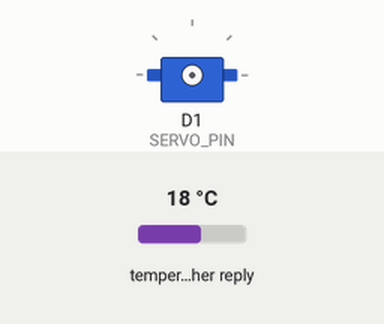
This sketch was run on a simulated ESP8266 (NodeMCU). Shown: servo. The inputs (shaded band) are chosen by the test bench; at power-on: temperature in the weather reply 18 °C. WiFi joins after 1.5 s; servers stay silent unless stated; storage starts empty; EEPROM starts erased; web services answer with replies made up by the test bench; what the sketch prints to the serial monitor is not drawn. At 29.2 s the program puts the board to deep sleep or switches it off; the recording ends there.

Above: at 0.1 s.
At 3.9 s:
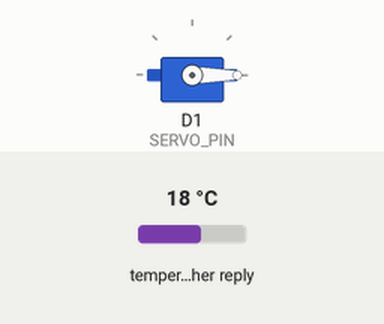
Timing chart, 0 to 5.4 s (numbered marks = the images above):
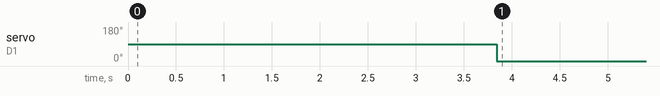

Measured:
- by itself, servo on D1 (SERVO_PIN): 90° → 0° at 3.8 s

The sketch:

autoblinds.ino
```cpp
/* Automatic Blind Turner Project
 *  8/24/2021   David Cheng
 *  Description: ESP8266 hourly checks weather with WiFi
 *               and adjusts blind position accordingly.
 *
 *  Inspired by Kevin Darrah's trigBoard OpenWeather Project "Clear Skies"
 *  http://kevindarrah.com/micro/Pusher/trigBoardOpenWeather.zip
 */


// Includes - may not all be needed
#include <FS.h>                   //this needs to be first, or it all crashes and burns...
#include <ESP8266WiFi.h>          //https://github.com/esp8266/Arduino
#include <DNSServer.h>
#include <ESP8266WebServer.h>
#include <WiFiManager.h>          //https://github.com/tzapu/WiFiManager
#include <ESP8266HTTPClient.h>
#include <WiFiClientSecure.h>
#include <ArduinoJson.h>          //https://github.com/bblanchon/ArduinoJson
#include <ESP8266mDNS.h>
#include <WiFiUdp.h>
#include <ArduinoOTA.h>
#include <EEPROM.h>
#include <Servo.h>

Servo myservo;

// PINS
#define SERVO_PIN 5
#define D0 16

// FUNCTIONS
void readFile();
void getWeather();
void saveConfigCallback();
boolean WiFiConnection();
void adjustServo();

//globals for credentials
char zipCode[10]= "yourzip";
char apiKey[40] = "yourapi";

String weatherCondition = "";
char timeOfDay;

//flag for saving data
bool shouldSaveConfig = false;

void setup()
{
  Serial.begin(115200); //debug
  pinMode(D0, WAKEUP_PULLUP); // connect D0 to RST to wake up

  Serial.println("Checking weather");
  readFile(); // variables we want to store
  WiFiConnection(); // get wifi connection
  getWeather();
  adjustServo();
  Serial.println("Going to deep sleep for 1 hr");
  ESP.deepSleep(36e8);  // deep sleep for 1 hr
//  ESP.deepSleep(3e7); // deep sleep for 30 seconds (debug)

}

void loop(){
}
```

adjustServo.ino
```cpp
void adjustServo(){

  // Wear leveling to keep track of servo position
  EEPROM.begin(1);
  int prevMode = EEPROM.read(0);

  int newMode;
  if(timeOfDay == 'd'){

    // Open fully for these conditions
    if(weatherCondition == "clear sky" ||
      weatherCondition == "few clouds" ||
      weatherCondition == "scattered clouds"){

      newMode = 2;
    }

    // Otherwise open halfway
    else{
      newMode = 1;
    }
  }

  // Close at night
  else{
      newMode = 0;
  }

  Serial.print("newMode: ");
  Serial.println(newMode);

  // Write to EEPROM memory only if mode is different
  if(prevMode != newMode) {
    Serial.println("Writing newMode to EEPROM memory");
    EEPROM.write(0, newMode);
  }
  EEPROM.end();

  // Adjust servo position if needed
  myservo.attach(SERVO_PIN);
  delay(1000); // fix?
  for(int i = prevMode; i<newMode; i++){
    myservo.write(180);
    delayMicroseconds(100000);  // more precise than delay?
  }
  for(int i = newMode; i<prevMode; i++){
    myservo.write(0);
    delayMicroseconds(100000);
  }
  myservo.detach();

}
```

credentials.ino
```cpp
void readFile() {
  //read configuration from FS json
  Serial.println("mounting FS...");
  //SPIFFS.format();
  if (SPIFFS.begin()) {
    Serial.println("mounted file system");
    if (SPIFFS.exists("/config.json")) {
      //file exists, reading and loading
      Serial.println("reading config file");
      File configFile = SPIFFS.open("/config.json", "r");
      if (configFile) {
        Serial.println("opened config file");
        size_t size = configFile.size();
        // Allocate a buffer to store contents of the file.
        std::unique_ptr<char[]> buf(new char[size]);

        configFile.readBytes(buf.get(), size);
        DynamicJsonDocument jsonBuffer(1024);

        auto error = deserializeJson(jsonBuffer, buf.get());
        serializeJson(jsonBuffer, Serial);

        if (!error) { // originally "json.success()"
          Serial.println("\nparsed json");
          if (jsonBuffer.containsKey("zipCode") && jsonBuffer.containsKey("apiKey")) {
            strcpy(zipCode, jsonBuffer["zipCode"]);
            strcpy(apiKey, jsonBuffer["apiKey"]);
            Serial.println("\nkeys found - all good");
          }
          else {
            SPIFFS.format();
          }

        } else {
          Serial.println("failed to load json config");
        }
      }
    }
  } else {
    Serial.println("failed to mount FS");
  }
  //end read
}
```

getWeather.ino
```cpp
void getWeather() {
  //http://api.openweathermap.org/data/2.5/weather/?zip=yourzip,us&appid=yourkey

  const char* host = "api.openweathermap.org";
  const int httpsPort = 443;

  // Use WiFiClientSecure class to create TLS connection
  WiFiClientSecure client;
  client.setInsecure();
  Serial.print("connecting to ");
  Serial.println(host);
  if (!client.connect(host, httpsPort)) {
    Serial.println("connection failed");
    return;
  }
  String url = "http://api.openweathermap.org/data/2.5/weather/?zip=";
  url.concat(zipCode);
  url.concat(",us&appid=");
  url.concat(apiKey);
  Serial.println(url);
  client.print("GET " + url + " HTTP/1.1\r\n" +
               "Host: " + host + "\r\n" +
               "User-Agent: ESP8266\r\n" +
               "Accept: application/json\r\n" +
               "Connection: close\r\n\r\n"
              );
  boolean gotHeaders = false;
  while (client.connected()) {
    String line = client.readStringUntil('\n');

    if (line == "\r") {
      Serial.println("headers received");
      gotHeaders = true;
      break;// does this really break the while loop?
    }
    yield();
  }
  if (gotHeaders) {
    String line = client.readStringUntil('\r');

    Serial.println(line);

    DynamicJsonDocument jsonBuffer(1024);

    auto root = deserializeJson(jsonBuffer, line);


    if (root) {  // originally "!root.success()"
      Serial.println("parseObject() failed");
      return;
    }
    weatherCondition = jsonBuffer["weather"][0]["main"].as<String>();
    timeOfDay = jsonBuffer["weather"][0]["icon"].as<String>().charAt(2);

    Serial.println(weatherCondition);
    Serial.println(timeOfDay);
  }
}
```

provisioning.ino
```cpp
void saveConfigCallback () {
  Serial.println("Should save config");
  shouldSaveConfig = true;
}

boolean WiFiConnection() {

  WiFiManager wifiManager;

  // The extra parameters to be configured (can be either global or just in the setup)
  // After connecting, parameter.getValue() will get you the configured value
  //  // id/name placeholder/prompt default length
  WiFiManagerParameter customZipCodeKey("zipCode", "Zip Code", zipCode, 10);
  WiFiManagerParameter customApiKey("apiKey", "API Key", apiKey, 40);
  //set config save notify callback
  wifiManager.setSaveConfigCallback(saveConfigCallback);

  //add all your parameters here
  wifiManager.addParameter(&customZipCodeKey);
  wifiManager.addParameter(&customApiKey);

  wifiManager.setTimeout(120);//2min, if can't get connected just go back to sleep
  if (!wifiManager.autoConnect("AutoConnectAP")) {// SSID you connect to from browser
    Serial.println("failed to connect and hit timeout");
    //digitalWrite(DONEpin, HIGH);
    return 0;
  }

  Serial.println("Connected");

  //read updated parameters
  strcpy(zipCode, customZipCodeKey.getValue());
  strcpy(apiKey, customApiKey.getValue());

  //save the custom parameters to FS
  if (shouldSaveConfig) {
    Serial.println("saving config");
      DynamicJsonDocument jsonBuffer(1024); // ArduinoJson6

    DynamicJsonDocument json(1024);
    json["zipCode"] = zipCode;
    json["apiKey"] = apiKey;
    File configFile = SPIFFS.open("/config.json", "w");
    if (!configFile) {
      Serial.println("failed to open config file for writing");
    }

    serializeJson(json, Serial);
    serializeJson(json, configFile);
    configFile.close();
    //end save
  }

  Serial.println("");// WiFi info
  Serial.println("WiFi connected");
  Serial.println("IP address: ");
  Serial.println(WiFi.localIP());

}
```
